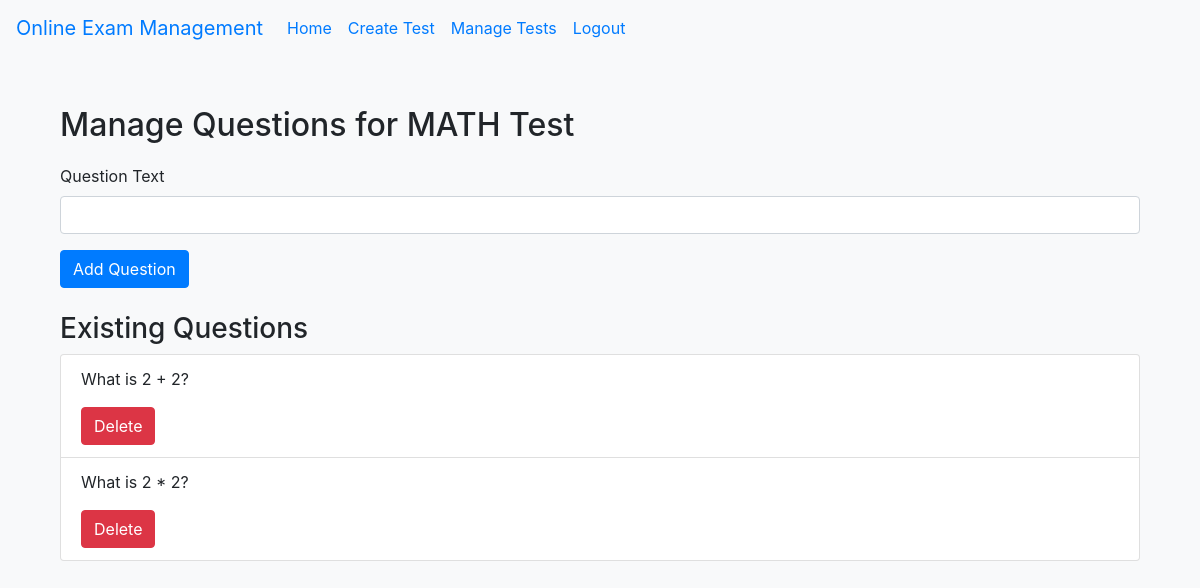
Page /test/1/questions (signed in) on the committed database.
### tables this page shows
CREATE TABLE Test (
    id INTEGER PRIMARY KEY AUTOINCREMENT,
    teacher_id INTEGER NOT NULL,
    test_name TEXT NOT NULL,
    test_description TEXT,
    FOREIGN KEY (teacher_id) REFERENCES User(id)
);

CREATE TABLE Question (
    id INTEGER PRIMARY KEY AUTOINCREMENT,
    test_id INTEGER NOT NULL,
    question_text TEXT NOT NULL,
    question_type TEXT NOT NULL,  -- 'open-ended'
    FOREIGN KEY (test_id) REFERENCES Test(id)
);

### app.py (the view, shortened to what this page needs)
@app.route('/test/<int:test_id>/questions', methods=['GET', 'POST'])
@login_required
def manage_questions(test_id):
    test = db.execute("SELECT * FROM Test WHERE id = ?", test_id)[0]
    questions = db.execute("SELECT * FROM Question WHERE test_id = ?", test_id)
    return render_template('manage_questions.html', test=test, questions=questions)

### app.py (called while the page is built)
@login_manager.user_loader
def load_user(user_id):
    user = db.execute("SELECT * FROM User WHERE id = ?", user_id)
    if user:
        return User(id=user[0]['id'], username=user[0]['username'], password=user[0]['password'], role=user[0]['role'])
    return None

### templates/manage_questions.html
{% extends "base.html" %}
{% block content %}
<div class="container mt-4">
    <h2>Manage Questions for {{ test.test_name }}</h2>
    <form action="/test/{{ test.id }}/questions" method="post">
        <div class="form-group">
            <label for="question_text">Question Text</label>
            <input type="text" class="form-control" id="question_text" name="question_text" required>
        </div>
        <button type="submit" class="btn btn-primary">Add Question</button>
    </form>
    <h3 class="mt-4">Existing Questions</h3>
    <ul class="list-group">
        {% for question in questions %}
        <li class="list-group-item">
            <p>{{ question.question_text }}</p>
            <form action="/delete_question/{{ question.id }}" method="post" style="display: inline;">
                <button type="submit" class="btn btn-danger">Delete</button>
            </form>
        </li>
        {% endfor %}
    </ul>
</div>
{% endblock %}

### static/css/styles.css (style rules this page uses)
body { background-color: #f8f9fa; }
.container { margin-top: 50px; }
h2 { margin-bottom: 20px; }
.form-control { margin-bottom: 15px; }
.btn-primary { background-color: #007bff; border-color: #007bff; }

### rows in the picture
Test: test_name "MATH Test"
Question: question_text "What is 2 + 2?"
Question: question_text "What is 2 * 2?"
